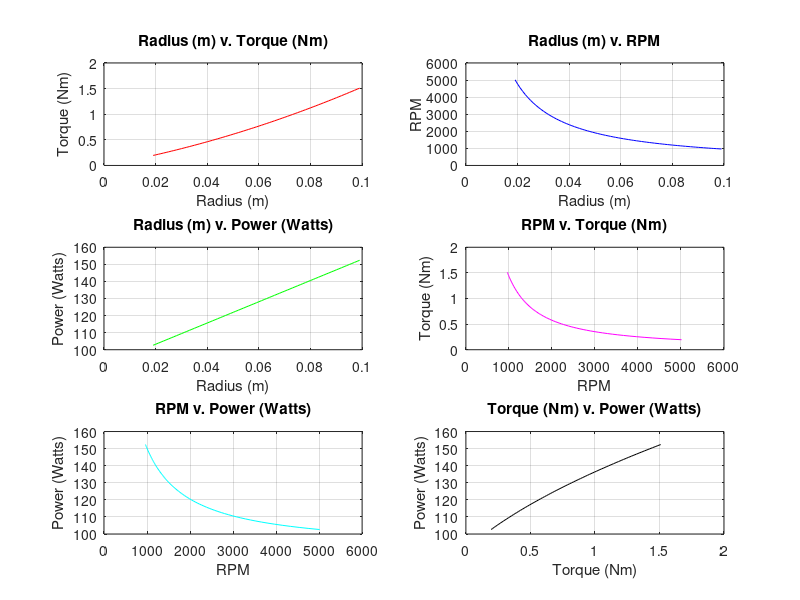

Reproduce this figure in MATLAB.
clear; clc;

# constants
g = 9.81;

function mass = radius_to_mass(r)
  mass = 3.11*r - 0.0487 + 0.00255;
endfunction

function plotgraphauto(x, y, x_l, y_l, c)
  plot(x, y, c);
  title(strjoin({x_l, "v.",y_l}, " "));
  xlabel(x_l); ylabel(y_l);
  #stepx = (max(x)-min(x))/10;
  #stepy = (max(y)-min(y))/10
  #xticks(min(x) - 2*stepx: stepx : max(x) + 2*stepx);
  #yticks(min(y) - 2*stepy: stepy : max(y) + 2*stepy);
  grid on;
endfunction
  
# user defined constants
t_run = 2; # Run time
d_run = 10; # Run distance
m = 1; # Total car weight
u_s = 0.7; # Coefficient of static friction between floor and wheel
r_range = [0.0381/2, 0.1]; # Range of wheel radii to test

a_min = (4*d_run)/(t_run^2);
v_max = a_min*t_run/2;
f_normal_ext = (m*a_min/u_s) - 0.25*m*g;

i_w = [ ]; # moments of inertia for wheels
torque_m = [ ]; # torque requirements
power_m = [ ]; # power requirements
rpm_w = [ ];
r_w = r_range(1) : 0.001 : r_range(2);

for i = 1:length(r_w)
  i_w(i) = 0.5*radius_to_mass(r_w(i))*r_w(i)^2;
  torque_m(i) = a_min*(4*i_w(i)/r_w(i) + r_w(i)*m);
  power_m(i) = torque_m(i)*(a_min*t_run)/(2*r_w(i));
  rpm_w(i) = ((a_min*t_run)/(4*r_w(i)*pi))*60;
endfor

hf = figure();
subplot(3, 2, 1);
plotgraphauto(r_w, torque_m, "Radius (m)", "Torque (Nm)", "r");
subplot(3, 2, 2);
plotgraphauto(r_w, rpm_w, "Radius (m)", "RPM", "b");
subplot(3, 2, 3);
plotgraphauto(r_w, power_m, "Radius (m)", "Power (Watts)", "g");
subplot(3, 2, 4);
plotgraphauto(rpm_w, torque_m, "RPM", "Torque (Nm)", "m");
subplot(3, 2, 5);
plotgraphauto(rpm_w, power_m, "RPM", "Power (Watts)", "c");
subplot(3, 2, 6);
plotgraphauto(torque_m, power_m, "Torque (Nm)", "Power (Watts)", "k");